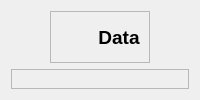
            <widget class="QWidget" name="data_page">
             <layout class="QVBoxLayout" name="verticalLayout_8">
              <item alignment="Qt::AlignHCenter|Qt::AlignTop">
               <widget class="QFrame" name="data_title_fr">
                <property name="frameShape">
                 <enum>QFrame::StyledPanel</enum>
                </property>
                <property name="frameShadow">
                 <enum>QFrame::Raised</enum>
                </property>
                <layout class="QHBoxLayout" name="horizontalLayout_16">
                 <item>
                  <widget class="QLabel" name="data_icon">
                   <property name="sizePolicy">
                    <sizepolicy hsizetype="Maximum" vsizetype="Maximum">
                     <horstretch>0</horstretch>
                     <verstretch>0</verstretch>
                    </sizepolicy>
                   </property>
                   <property name="minimumSize">
                    <size>
                     <width>32</width>
                     <height>32</height>
                    </size>
                   </property>
                   <property name="text">
                    <string/>
                   </property>
                   <property name="pixmap">
                    <pixmap resource="icons.qrc">:/icons/icons/database.svg</pixmap>
                   </property>
                  </widget>
                 </item>
                 <item>
                  <widget class="QLabel" name="data_title_lbl">
                   <property name="font">
                    <font>
                     <family>MS Shell Dlg 2</family>
                     <pointsize>14</pointsize>
                     <weight>75</weight>
                     <italic>false</italic>
                     <bold>true</bold>
                    </font>
                   </property>
                   <property name="styleSheet">
                    <string notr="true">font: 14pt &quot;MS Shell Dlg 2&quot;;
font-weight: bold;</string>
                   </property>
                   <property name="text">
                    <string>Data</string>
                   </property>
                   <property name="alignment">
                    <set>Qt::AlignCenter</set>
                   </property>
                  </widget>
                 </item>
                </layout>
               </widget>
              </item>
              <item>
               <widget class="QFrame" name="data_body_fr">
                <property name="sizePolicy">
                 <sizepolicy hsizetype="Preferred" vsizetype="Expanding">
                  <horstretch>0</horstretch>
                  <verstretch>0</verstretch>
                 </sizepolicy>
                </property>
                <property name="frameShape">
                 <enum>QFrame::StyledPanel</enum>
                </property>
                <property name="frameShadow">
                 <enum>QFrame::Raised</enum>
                </property>
               </widget>
              </item>
             </layout>
            </widget>
